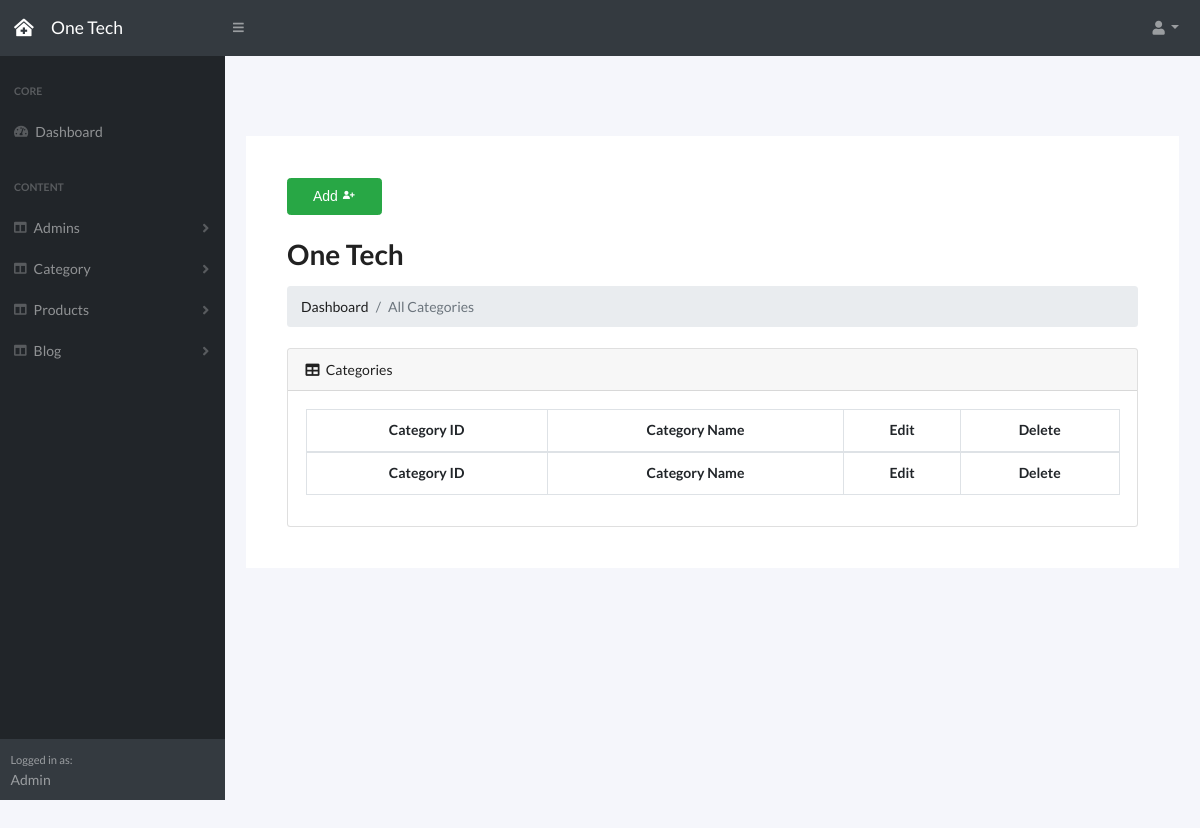
The page /all_category.php on the database as committed earlier.
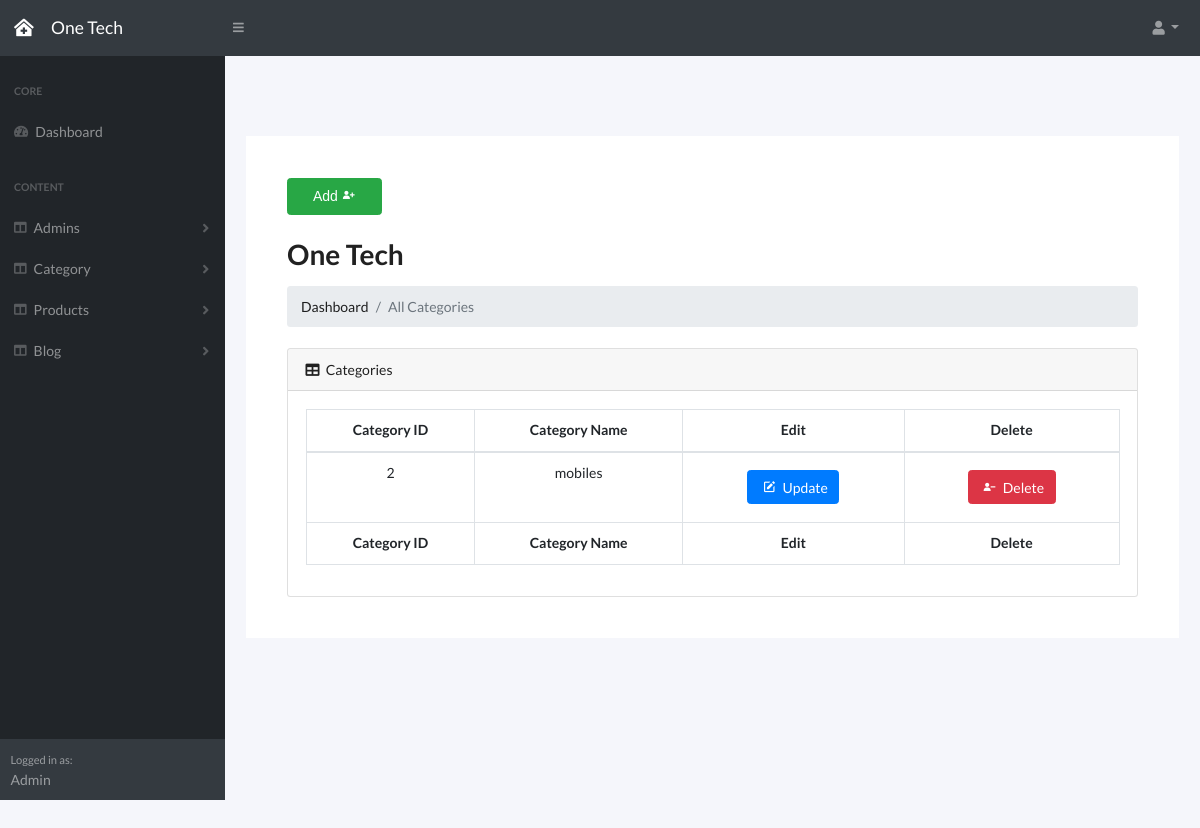
The same page on the database as committed later.
### tables this page shows
CREATE TABLE `categories` (
  `id` int(11) NOT NULL,
  `cat_name` varchar(255) NOT NULL
);

### includes/functions/function.php (called while the page is built, shortened)
<?php
require_once "init.php";
function getAllData($table){
    global $con;
    $stmt = $con->prepare("SELECT * FROM $table");
    $stmt->execute();
    $rows = $stmt->fetchAll(PDO::FETCH_ASSOC);
    return $rows;
}

### all_category.php (the view, shortened to what this page needs)
<?php
require './layout/topNav.php';
$categories=getAllData("categories");
    ?>
<div id="layoutSidenav">
    <?php
      require './layout/sidNav.php';
    ?>
    <div id="layoutSidenav_content">
      <div class="container-fluid ">
        <div class="allContent">
          <div class="tableOfHosters table-responsive">
              <a href="add_category.php">  <button style="padding: 7px 25px;" type="button" name="add" class="btn btn-success ml-4 mt-5">Add  <i class='bx bxs-user-plus'></i></button></a>
              <main>
                    <div class="container-fluid">
                        <h1 class="mt-4">One Tech</h1>
                        <ol class="breadcrumb mb-4">
                            <li class="breadcrumb-item">Dashboard</li>
                            <li class="breadcrumb-item active">All Categories</li>
                        </ol>
                        <div class="card mb-4">
                            <div class="card-header">
                                <i class="fas fa-table mr-1"></i>
                                    Categories
                            </div>
                            <div class="card-body">
                                <div class="table-responsive">
                                    <table class="table table-bordered text-center" data-show-export="true"
                                    data-toolbar="#toolbar" id="dataTable" width="100%" cellspacing="0">
                                    <thead>
                                        <tr>
                                            <th>Category ID</th>
                                            <th>Category Name</th>
                                            <th>Edit</th>
                                            <th>Delete</th>
                                            </tr>
                                        </thead>
                                        <tfoot>
                                            <tr>
                                                <th>Category ID</th>
                                                <th>Category Name</th>
                                                <th>Edit</th>
                                                <th>Delete</th>
                                            </tr>
                                        </tfoot>
                                        <tbody>
                                           <?php foreach($categories as $cat_data){
                                            echo"<tr>";
                                                    echo "<td>". $cat_data['id'] . "</td>";
                                                    echo "<td>". $cat_data['cat_name'] . "</td>";
                                                    echo "<td>
                                                    <a href='update_admin.php?id=".$cat_data['id']."'
                                                    class='btn editbtn btn-primary m-2'><i class='bx bxs-edit m-1 '></i> Update</a> " . "</td>";
                                                    echo "<td>
                                                    <a href='delete.php?from=admin&id=".$cat_data['id']."&from=cat'
                                                    class='btn deletebtn btn-danger m-2'><i class='bx bxs-user-minus m-1'></i> Delete</a> " . "</td>";
                                            echo "</tr>";?>
                                            <?php }?>
                                        </tbody>
                                    </table>
                                </div>
                            </div>
                        </div>
                    </div>
                </main>
          </div>
        </div>
      </div>
    </div>
</div>
<?php
require_once "./includes/template/footer.php";

Rows that differ between the two databases and show on the page:
added categories: id "2", cat_name "mobiles"
